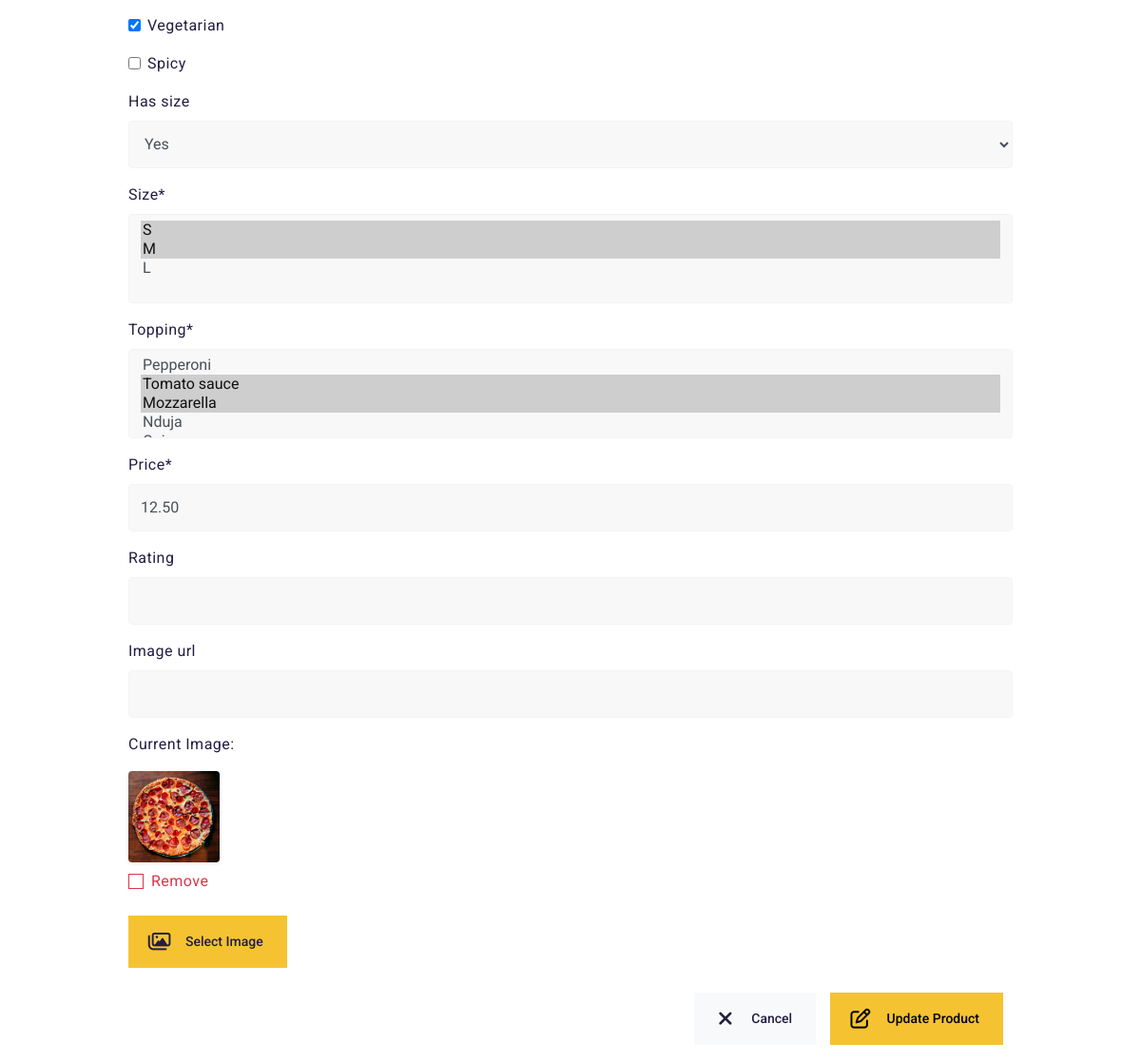
The page /menu/edit/2/ (lower part) on the database as committed earlier.
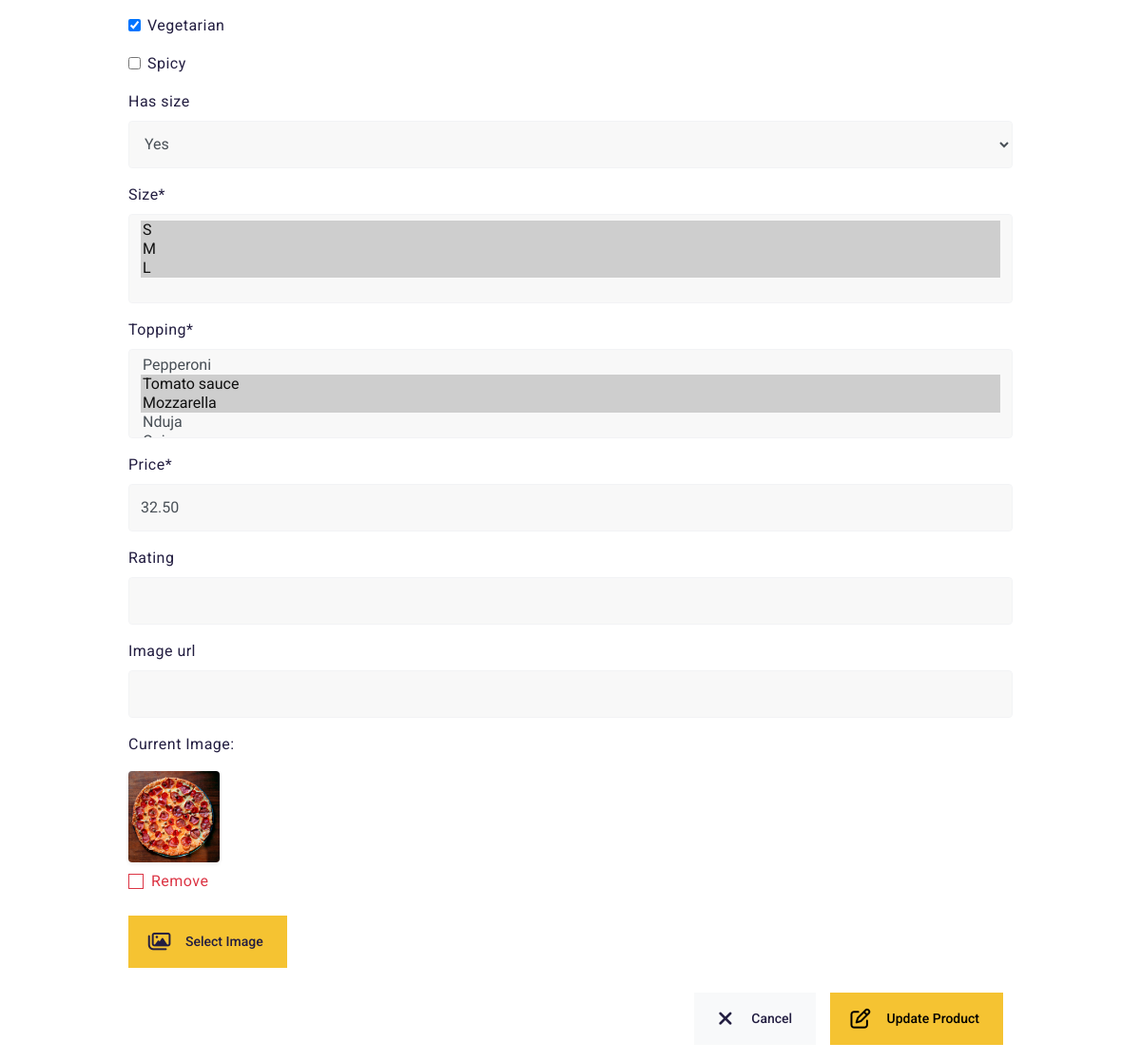
The same page on the database as committed later.
### products/models.py (models this page shows, shortened)
class Product(models.Model):
    category = models.ForeignKey('Category', null=True, blank=True,
                                 on_delete=models.SET_NULL)
    name = models.CharField(max_length=254)
    description = models.TextField()
    ingredients = models.TextField()
    vegetarian = models.BooleanField(blank=True)
    spicy = models.BooleanField(blank=True)
    has_size = models.BooleanField(default=False, null=True, blank=True)
    size = models.ManyToManyField('Size')
    topping = models.ManyToManyField('Topping')
    price = models.DecimalField(max_digits=6, decimal_places=2)
    rating = models.DecimalField(max_digits=6, decimal_places=2, null=True, blank=True)
    image_url = models.URLField(max_length=1024, null=True, blank=True)
    image = models.ImageField(null=True, blank=True)

### products/views.py (the view)
# urls.py: path('edit/<int:product_id>/', views.edit_product, name='edit_product'),
def edit_product(request, product_id):
    product = get_object_or_404(Product, pk=product_id)
    if request.method == 'POST':
        form = ProductForm(request.POST, request.FILES, instance=product)
        if form.is_valid():
            form.save()
            messages.success(request, 'Successfully updated product!')
            return redirect(reverse('menu_item', args=[product.id]))
        else:
            messages.error(request, 'Failed to update product. Please ensure the form is valid.')
    else:
        form = ProductForm(instance=product)
        messages.info(request, f'You are editing {product.name}')
    template = 'products/edit_product.html'
    context = {
        'form': form,
        'product': product,
    }
    return render(request, template, context)

### products/forms.py
class ProductForm(forms.ModelForm):
    class Meta:
        model = Product
        fields = '__all__'
    image = forms.ImageField(label='Image', required=False, widget=CustomClearableFileInput)
    def __init__(self, *args, **kwargs):
        super().__init__(*args, **kwargs)
        categories = Category.objects.all()
        friendly_names = [(c.id, c.get_friendly_name()) for c in categories]
        self.fields['category'].choices = friendly_names
        for field_name, field in self.fields.items():
            field.widget.attrs['class'] = 'lp-group-input input'

### products/models.py (called while the page is built)
    def get_friendly_name(self):
        return self.friendly_name

    def __str__(self):
        return self.name

    def __str__(self):
        return self.name

### products/templates/products/edit_product.html (shortened to what this page needs)
{% extends "base.html" %}
{% load static %}
{% block content %}
<section class="lp-p-90-0">
    <div class="container">
        <div class="row">
            <div class="col-12">
                <form method="POST" action="{% url 'edit_product' product.id %}" class="form mb-2" enctype="multipart/form-data">
                    {% for field in form %}
                        {% if field.name != 'image' %}
                            {{ field | as_crispy_field }}
                        {% else %}
                            {{ field }}
                        {% endif %}
                    {% endfor %}
                    <div class="text-right">
                        <a href="{% url 'menu' %}" class="lp-btn lp-btn-gray bg-light">
                            <span class="lp-icon">
                            </span>
                            <span>Cancel</span>
                          </a>
                        <button type="submit" class="lp-btn lp-atc">
                            <span class="lp-icon">
                            </span>
                            <span class="lp-add-to-cart-text">Update Product</span>
                          </button>
                    </div>
                </form>
            </div>
        </div>
    </div>
</section>
{% endblock %}

Rows that differ between the two databases and show on the page:
changed Product "Yes": price "12.50" → "32.50"
Other text that changed with them:
form field size: "S ☑ / M ☑ / L" → "S ☑ / M ☑ / L ☑"
